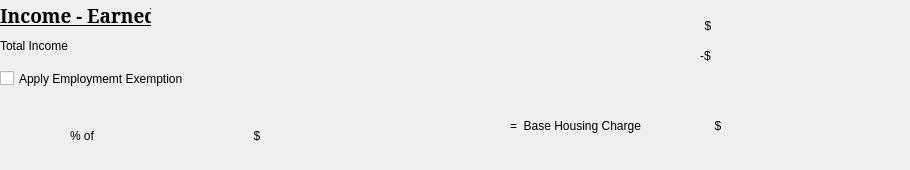
          <widget class="QWidget" name="page_24">
           <widget class="QLabel" name="lblincomeearmed_2">
            <property name="geometry">
             <rect>
              <x>0</x>
              <y>0</y>
              <width>151</width>
              <height>31</height>
             </rect>
            </property>
            <property name="font">
             <font>
              <family>Garamond</family>
              <pointsize>14</pointsize>
              <weight>75</weight>
              <italic>false</italic>
              <bold>true</bold>
              <underline>true</underline>
             </font>
            </property>
            <property name="text">
             <string>Income - Earned</string>
            </property>
           </widget>
           <widget class="QLabel" name="lbltotalincome_4">
            <property name="geometry">
             <rect>
              <x>0</x>
              <y>30</y>
              <width>111</width>
              <height>31</height>
             </rect>
            </property>
            <property name="text">
             <string>Total Income</string>
            </property>
           </widget>
           <widget class="QLabel" name="dollar_29">
            <property name="geometry">
             <rect>
              <x>700</x>
              <y>10</y>
              <width>16</width>
              <height>31</height>
             </rect>
            </property>
            <property name="text">
             <string>$</string>
            </property>
            <property name="alignment">
             <set>Qt::AlignCenter</set>
            </property>
           </widget>
           <widget class="QLabel" name="totalincomeearned_2">
            <property name="geometry">
             <rect>
              <x>720</x>
              <y>10</y>
              <width>131</width>
              <height>31</height>
             </rect>
            </property>
            <property name="text">
             <string/>
            </property>
           </widget>
           <widget class="QCheckBox" name="checkBox_2">
            <property name="geometry">
             <rect>
              <x>0</x>
              <y>70</y>
              <width>271</width>
              <height>17</height>
             </rect>
            </property>
            <property name="text">
             <string>Apply Employmemt Exemption</string>
            </property>
           </widget>
           <widget class="QLabel" name="dollar_30">
            <property name="geometry">
             <rect>
              <x>695</x>
              <y>40</y>
              <width>21</width>
              <height>31</height>
             </rect>
            </property>
            <property name="text">
             <string>-$</string>
            </property>
            <property name="alignment">
             <set>Qt::AlignCenter</set>
            </property>
           </widget>
           <widget class="QLabel" name="employmentallowance_3">
            <property name="geometry">
             <rect>
              <x>720</x>
              <y>40</y>
              <width>131</width>
              <height>31</height>
             </rect>
            </property>
            <property name="text">
             <string/>
            </property>
           </widget>
           <widget class="QLabel" name="earnedpct_2">
            <property name="geometry">
             <rect>
              <x>0</x>
              <y>100</y>
              <width>31</width>
              <height>31</height>
             </rect>
            </property>
            <property name="text">
             <string/>
            </property>
           </widget>
           <widget class="QLabel" name="lblpctof_2">
            <property name="geometry">
             <rect>
              <x>70</x>
              <y>120</y>
              <width>291</width>
              <height>31</height>
             </rect>
            </property>
            <property name="text">
             <string>% of                                                $</string>
            </property>
           </widget>
           <widget class="QLabel" name="netincome_2">
            <property name="geometry">
             <rect>
              <x>360</x>
              <y>120</y>
              <width>131</width>
              <height>31</height>
             </rect>
            </property>
            <property name="text">
             <string/>
            </property>
           </widget>
           <widget class="QLabel" name="lbleqbasehc_2">
            <property name="geometry">
             <rect>
              <x>510</x>
              <y>110</y>
              <width>191</width>
              <height>31</height>
             </rect>
            </property>
            <property name="text">
             <string>=  Base Housing Charge</string>
            </property>
           </widget>
           <widget class="QLabel" name="basehc1_2">
            <property name="geometry">
             <rect>
              <x>730</x>
              <y>110</y>
              <width>171</width>
              <height>31</height>
             </rect>
            </property>
            <property name="text">
             <string/>
            </property>
           </widget>
           <widget class="QLabel" name="dollar_31">
            <property name="geometry">
             <rect>
              <x>710</x>
              <y>110</y>
              <width>16</width>
              <height>31</height>
             </rect>
            </property>
            <property name="text">
             <string>$</string>
            </property>
            <property name="alignment">
             <set>Qt::AlignCenter</set>
            </property>
           </widget>
           <widget class="QLabel" name="pct1_3">
            <property name="geometry">
             <rect>
              <x>0</x>
              <y>130</y>
              <width>41</width>
              <height>31</height>
             </rect>
            </property>
            <property name="text">
             <string/>
            </property>
           </widget>
          </widget>
